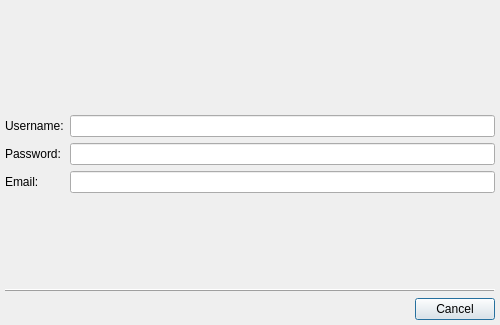
<ui version="4.0" >
 <class>RegisterDialogClass</class>
 <widget class="QDialog" name="RegisterDialogClass" >
  <property name="geometry" >
   <rect>
    <x>0</x>
    <y>0</y>
    <width>500</width>
    <height>325</height>
   </rect>
  </property>
  <layout class="QVBoxLayout" >
   <property name="margin" >
    <number>5</number>
   </property>
   <item>
    <widget class="QStackedWidget" name="stwForm" >
     <property name="currentIndex" >
      <number>0</number>
     </property>
     <widget class="QWidget" name="spgForm" >
      <layout class="QGridLayout" >
       <property name="margin" >
        <number>0</number>
       </property>
       <item row="0" column="0" >
        <spacer>
         <property name="orientation" >
          <enum>Qt::Vertical</enum>
         </property>
         <property name="sizeHint" stdset="0" >
          <size>
           <width>20</width>
           <height>40</height>
          </size>
         </property>
        </spacer>
       </item>
       <item row="1" column="0" colspan="2" >
        <widget class="QLabel" name="lblInstuctions" >
         <property name="alignment" >
          <set>Qt::AlignCenter</set>
         </property>
         <property name="wordWrap" >
          <bool>true</bool>
         </property>
        </widget>
       </item>
       <item row="2" column="0" >
        <widget class="QLabel" name="lblUserName" >
         <property name="text" >
          <string>Username:</string>
         </property>
         <property name="buddy" >
          <cstring>lneUserName</cstring>
         </property>
        </widget>
       </item>
       <item row="2" column="1" >
        <widget class="QLineEdit" name="lneUserName" />
       </item>
       <item row="3" column="0" >
        <widget class="QLabel" name="lblPassword" >
         <property name="text" >
          <string>Password:</string>
         </property>
         <property name="buddy" >
          <cstring>lnePassword</cstring>
         </property>
        </widget>
       </item>
       <item row="3" column="1" >
        <widget class="QLineEdit" name="lnePassword" >
         <property name="echoMode" >
          <enum>QLineEdit::Password</enum>
         </property>
        </widget>
       </item>
       <item row="4" column="0" >
        <widget class="QLabel" name="lblEmail" >
         <property name="text" >
          <string>Email:</string>
         </property>
         <property name="buddy" >
          <cstring>lneEMail</cstring>
         </property>
        </widget>
       </item>
       <item row="4" column="1" >
        <widget class="QLineEdit" name="lneEMail" />
       </item>
       <item row="5" column="0" >
        <spacer>
         <property name="orientation" >
          <enum>Qt::Vertical</enum>
         </property>
         <property name="sizeHint" stdset="0" >
          <size>
           <width>52</width>
           <height>51</height>
          </size>
         </property>
        </spacer>
       </item>
      </layout>
     </widget>
     <widget class="QWidget" name="spgDataForm" />
    </widget>
   </item>
   <item>
    <widget class="QFrame" name="frame" >
     <property name="frameShape" >
      <enum>QFrame::HLine</enum>
     </property>
     <property name="frameShadow" >
      <enum>QFrame::Raised</enum>
     </property>
    </widget>
   </item>
   <item>
    <widget class="QDialogButtonBox" name="dbbButtons" >
     <property name="standardButtons" >
      <set>QDialogButtonBox::Cancel</set>
     </property>
    </widget>
   </item>
  </layout>
 </widget>
 <layoutdefault spacing="6" margin="11" />
 <tabstops>
  <tabstop>lneUserName</tabstop>
  <tabstop>lnePassword</tabstop>
  <tabstop>lneEMail</tabstop>
  <tabstop>dbbButtons</tabstop>
 </tabstops>
 <resources/>
 <connections/>
</ui>
